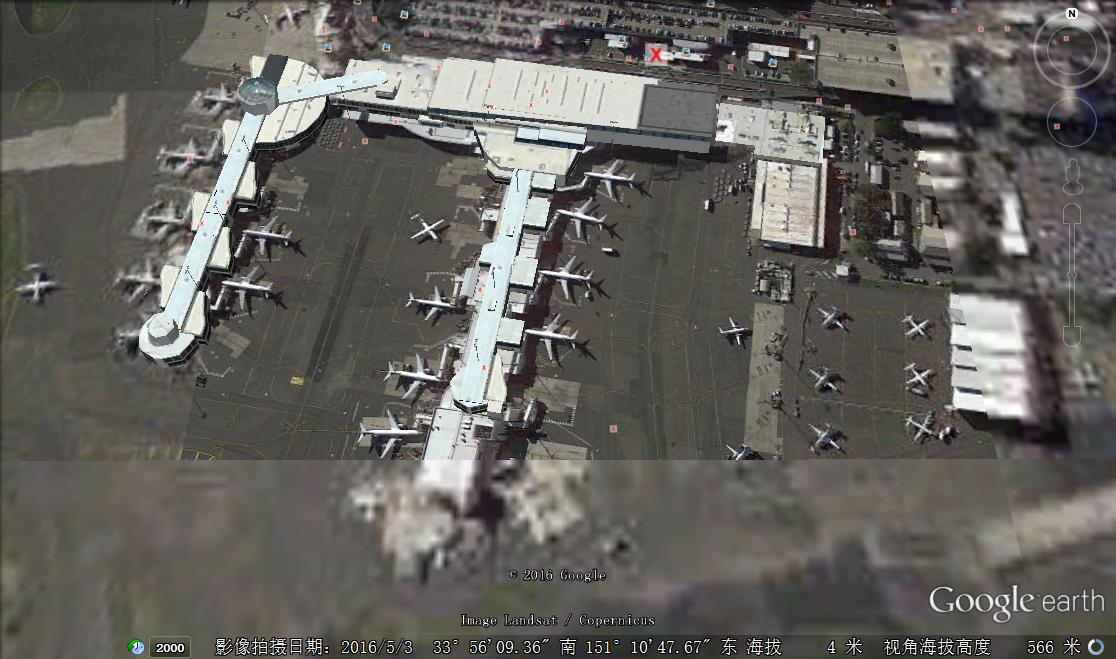
#> input picture sydney.jpg, 1116 x 659 px
$ python test.py
#> lines starting #> are read from the running program, lines starting #| are printed output that depends on the picture
import numpy as np
import cv2

img = cv2.imread('sydney.jpg');
#> img is the input picture: shape (659, 1116, 3); mean B, G, R 92.5, 97.7, 99.7
print(type(img))
#| <class 'numpy.ndarray'>

cv2.imshow('origin', img)
cv2.imshow('sydney', img[1:1000, 1:100]);
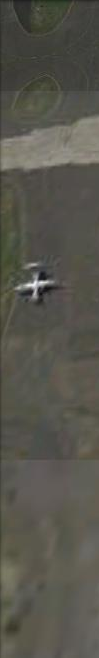
#> window 'sydney': shape (658, 99, 3); mean B, G, R 76.4, 85.3, 86.7


cv2.waitKey();

$ run again, with P0001.png saved as sydney.jpg
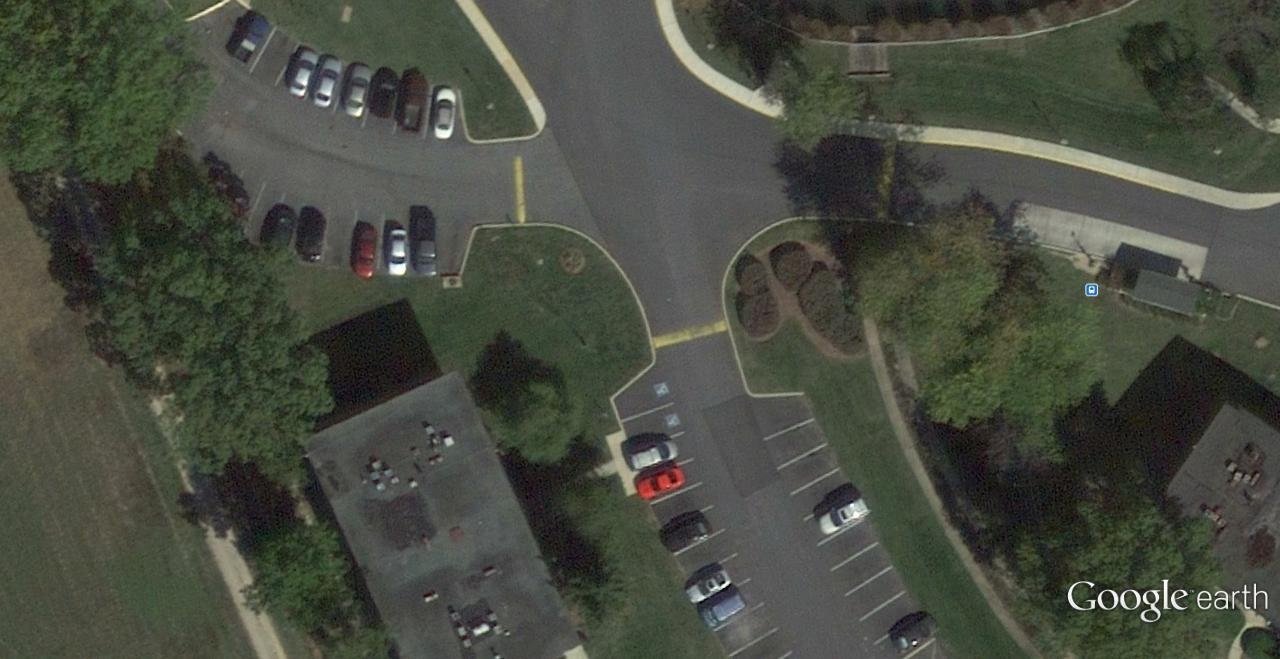
#> input picture P0001.png, 1280 x 659 px
#> img is the input picture: shape (659, 1280, 3); mean B, G, R 64.1, 75, 71.4
#| <class 'numpy.ndarray'>
#> `cv2.imshow('sydney', img[1:1000, 1:100]);`:
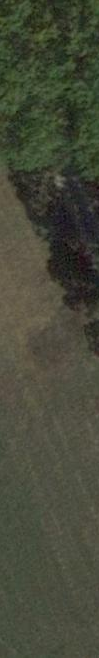
#> window 'sydney': shape (658, 99, 3); mean B, G, R 56.7, 72.5, 69.7
